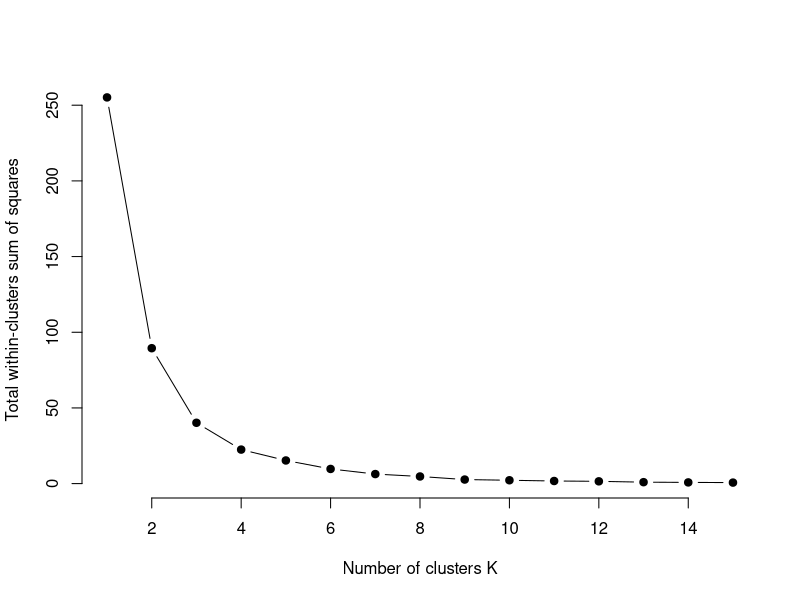
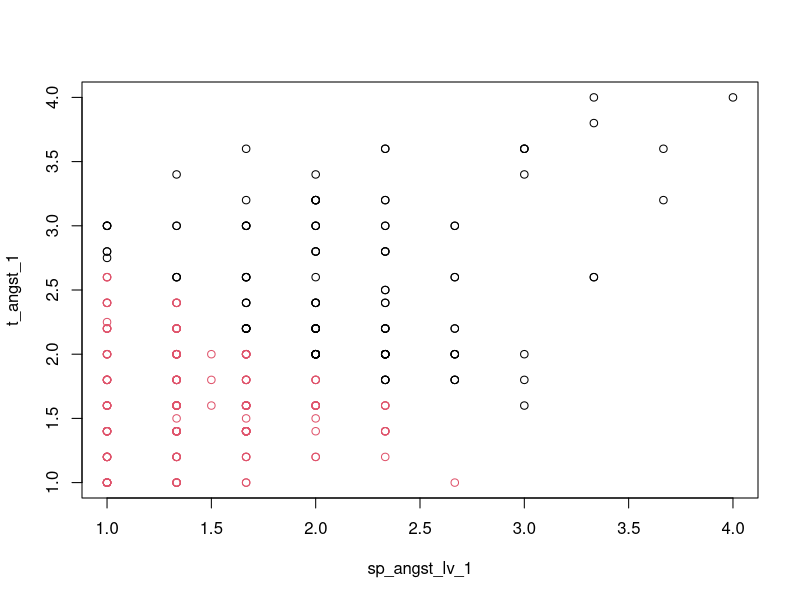
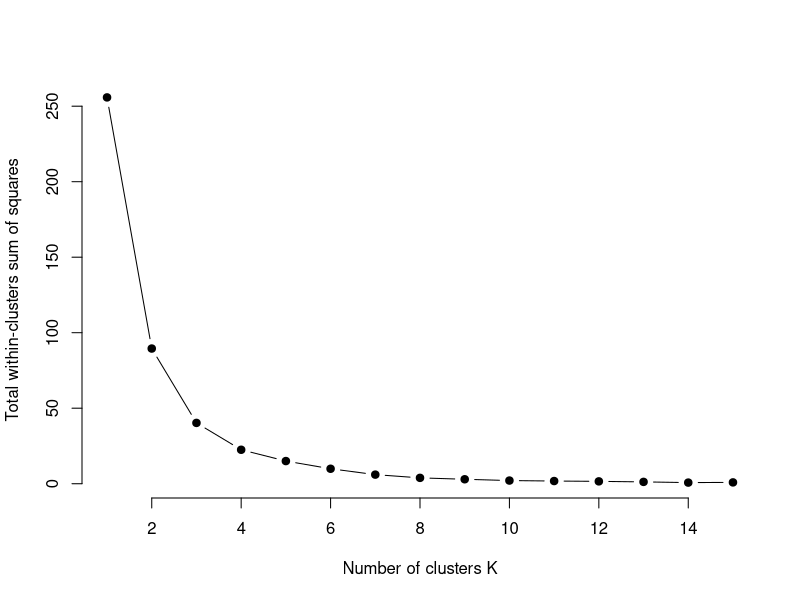
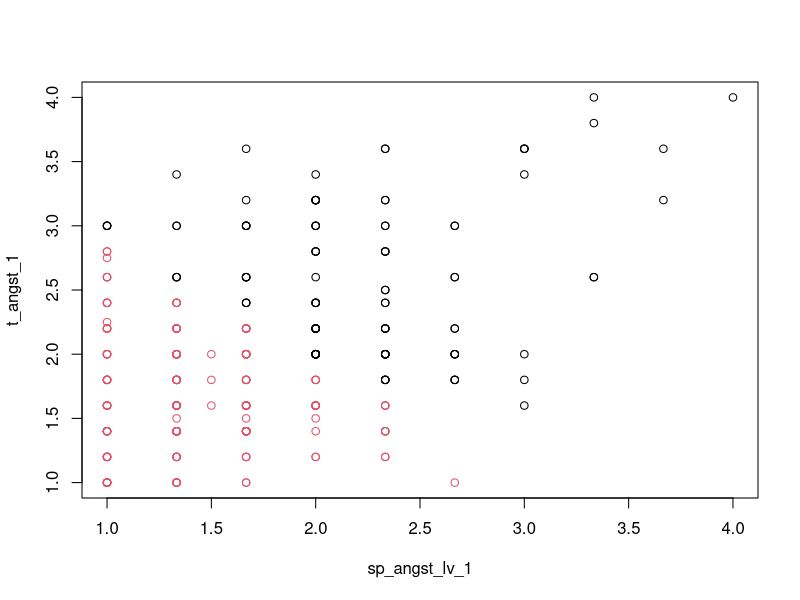

Write the R code that produced these figures, in order.
library(foreign)
data = read.spss("data.sav", use.value.labels = TRUE, to.data.frame = TRUE)

# find subset of all classes including wagnis or control and get all variables of interest
data = data[data$gruppe_3 == "Spiel-Wagnis" | data$gruppe_3 == "Wagnis-Spiel" | data$gruppe_3 == "Wagnis-Leistung" | data$gruppe_3 == "Leistung-Wagnis" | data$gruppe_3 == "Kontroll", ]

# sportbezogene angst vor Leistungsversagen vs generelle Ängstlichkeit
# note that id's are not integers - id_nummer is decimal if at least NA in row
subset = subset(data, select = c(sp_angst_lv_1, t_angst_1, sp_angst_lv_3, id_nummer, gruppe_3))
subset = subset[complete.cases(subset), ]


ca = subset(subset, select = c(sp_angst_lv_1, t_angst_1))

# find optimal k
k.max = 15
wss = sapply(1:k.max, function(k) { # within sum of squares
  kmeans(c(ca$sp_angst_lv_1, ca$t_angst_1), k, nstart=50, iter.max = 15)$tot.withinss
})
plot(1:k.max, wss,
     type="b", pch = 19, frame = FALSE, 
     xlab="Number of clusters K",
     ylab="Total within-clusters sum of squares"
) # elbow method, optimal k between 2-3
# kmeans clustering 
results = kmeans(ca, 2)
results
# plot

plot(ca[c("sp_angst_lv_1", "t_angst_1")], col = results$cluster)

# goal is to assing a cluster group to each subject
rvec = results$cluster
rvec
subset$cluster_group = rvec

sub = subset
sub[1,]
high_group = sub[sub[, "id_nummer"] == 137.0,]$cluster_group
high_group

sub$gruppe_3 <- as.character(sub$gruppe_3)
for (i in 1:nrow(sub)) {
  if (sub$cluster_group[i] == high_group) { # assign cluster group
    sub$cluster_group[i] = 'high'
  } else {
    sub$cluster_group[i] = 'low'
  }
  if (sub$gruppe_3[i] != "Kontroll") {
    sub$gruppe_3[i] = "Experimental"
  }
}

# find number of subjects in each group
nkh = 0
nkl = 0
neh = 0
nel = 0
for (i in 1:nrow(sub)) {
  if (sub$gruppe_3[i] == 'Kontroll' & sub$cluster_group[i] == "high") {
    nkh = nkh + 1
  } else if (sub$gruppe_3[i] == 'Kontroll' & sub$cluster_group[i] == "low") {
    nkl = nkl + 1
  } else if (sub$gruppe_3[i] == 'Experimental' & sub$cluster_group[i] == "high") {
    neh = neh + 1
  } else if (sub$gruppe_3[i] == 'Experimental' & sub$cluster_group[i] == "low") {
    nel = nel + 1
  }
}
write.csv(sub, './cluster.csv')
  





# sportbezogene angst vor Leistungsversagen vs generelle Ängstlichkeit
# note that id's are not integers - id_nummer is decimal if at least NA in row
subset = subset(data, select = c(sp_angst_lv_1, t_angst_1, t_angst_3, id_nummer, gruppe_3))
subset = subset[complete.cases(subset), ]


ca = subset(subset, select = c(sp_angst_lv_1, t_angst_1))

# find optimal k
k.max = 15
wss = sapply(1:k.max, function(k) { # within sum of squares
  kmeans(c(ca$sp_angst_lv_1, ca$t_angst_1), k, nstart=50, iter.max = 15)$tot.withinss
})
plot(1:k.max, wss,
     type="b", pch = 19, frame = FALSE, 
     xlab="Number of clusters K",
     ylab="Total within-clusters sum of squares"
) # elbow method, optimal k between 2-3
# kmeans clustering 
results = kmeans(ca, 2)
results
# plot

plot(ca[c("sp_angst_lv_1", "t_angst_1")], col = results$cluster)

# goal is to assing a cluster group to each subject
rvec = results$cluster
rvec
subset$cluster_group = rvec

sub = subset
sub[1,]
high_group = sub[sub[, "id_nummer"] == 137.0,]$cluster_group
high_group

sub$gruppe_3 <- as.character(sub$gruppe_3)
for (i in 1:nrow(sub)) {
  if (sub$cluster_group[i] == high_group) { # assign cluster group
    sub$cluster_group[i] = 'high'
  } else {
    sub$cluster_group[i] = 'low'
  }
  if (sub$gruppe_3[i] != "Kontroll") {
    sub$gruppe_3[i] = "Experimental"
  }
}

# find number of subjects in each group
nkh = 0
nkl = 0
neh = 0
nel = 0
for (i in 1:nrow(sub)) {
  if (sub$gruppe_3[i] == 'Kontroll' & sub$cluster_group[i] == "high") {
    nkh = nkh + 1
  } else if (sub$gruppe_3[i] == 'Kontroll' & sub$cluster_group[i] == "low") {
    nkl = nkl + 1
  } else if (sub$gruppe_3[i] == 'Experimental' & sub$cluster_group[i] == "high") {
    neh = neh + 1
  } else if (sub$gruppe_3[i] == 'Experimental' & sub$cluster_group[i] == "low") {
    nel = nel + 1
  }
}
write.csv(sub, './cluster2.csv')
